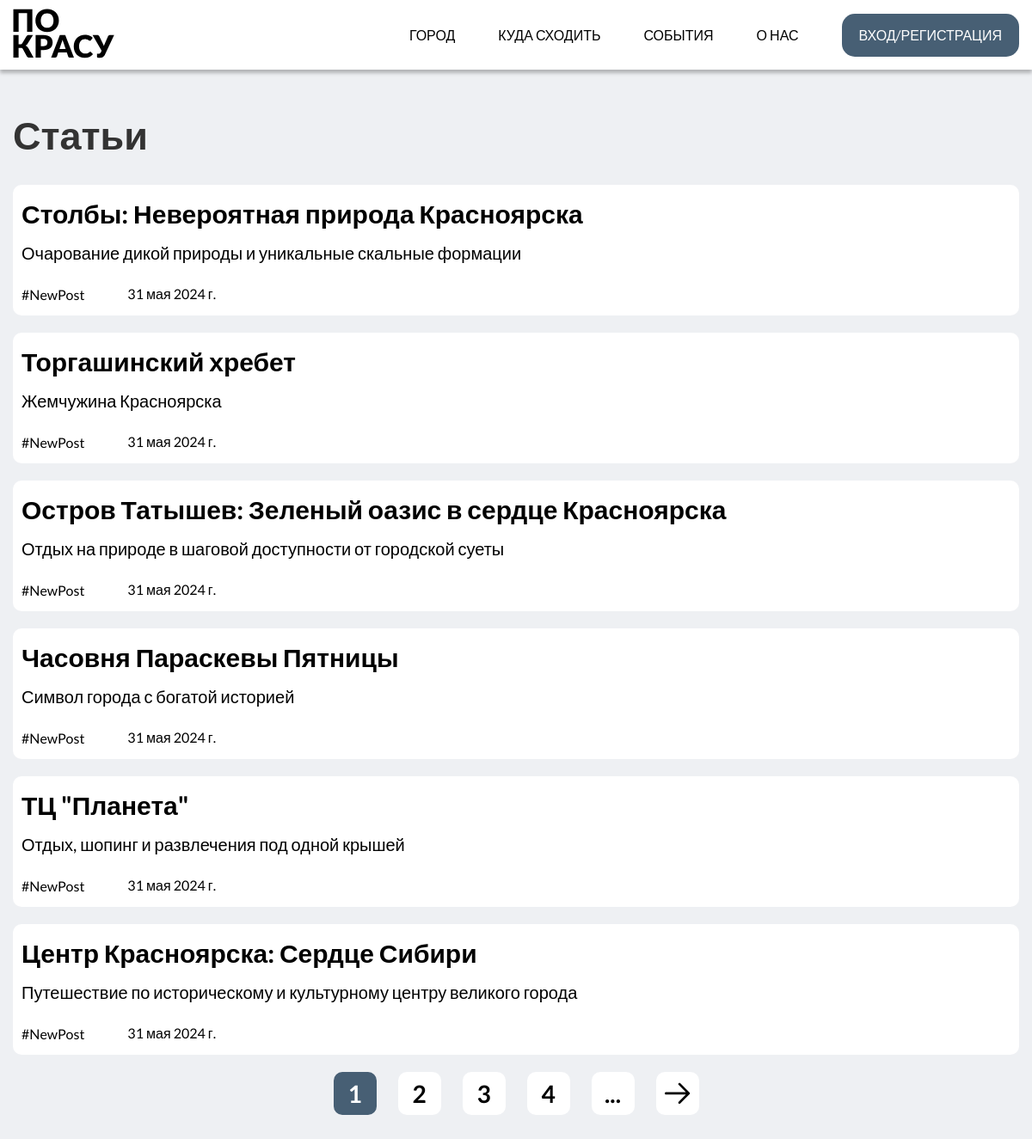
The app's page /articles/ with its own data.
### articles/models.py (models this page shows, shortened)
class Article(models.Model):
    id = models.AutoField(primary_key=True)
    title = models.CharField('Заголовок', max_length=200)
    subtitle = models.CharField('Подзаголовок', max_length=200)
    content = models.TextField('Текст статьи')
    date = models.DateField('Дата публикации', default=timezone.now)
    author = models.ForeignKey(User, on_delete=models.DO_NOTHING, null=True, blank=True)
    picture = models.ImageField(upload_to='articles/', null=True, blank=True)
    class Meta:
        verbose_name = 'Статья'
        verbose_name_plural = 'Статьи'

### articles/views.py (the view)
# urls.py: path('', views.index, name='articles'),
def index(request):
    articles = Article.objects.order_by('-date')
    return render(request, 'articles/articles_home.html', {'articles': articles})

### articles/templates/articles/articles_home.html (shortened to what this page needs)
{% load static %}
<!DOCTYPE html>
<html lang="ru">
<head>
    <link rel="stylesheet" href="{% static 'articles/css/style.css' %}">
</head>
<body>
    <header>
        <div class="wrapper">
            <div class="header">
                <a href="{% url 'main_page' %}"><img src="{% static 'main_page/img/logo.svg' %}" alt=""></a>
                <ul class="nav_menu">
                    <li><a href="{% url 'main_page' %}">Город</a></li>
                    <li><a href="{% url 'restaurants' %}">Куда сходить</a></li>
                    <li><a href="{% url 'articles' %}">События</a></li>
                    <li><a href="">О нас</a></li>
                    {% if user.is_authenticated %}
                        <li><a class="login_btn" href="{% url 'profile' %}">Профиль</a></li>
                    {% else %}
                        <li><a class="login_btn" href="{% url 'login' %}">Вход/Регистрация </a></li>
                    {% endif %}
                </ul>
            </div>
        </div>
    </header>
    <section id="blog">
        <div class="wrapper">
            <div class="blog_header">
                <h2>Статьи</h2>
            </div>
            <div class="blog">
                {% for el in articles %}
                    <a href="/articles/{{ el.id }}" class="post">
                    <h4>{{ el.title }}</h4>
                    <p>{{ el.subtitle }}</p>
                    <div class="post_footer">
                        <span class="teg">
                            #NewPost
                        </span>
                        <span class="date">
                            {{ el.date}}
                        </span>
                    </div>
                </a>
                {% endfor %}
                <div class="croshka">
                    <button class="active_btn">1</button>
                    <button>2</button>
                    <button>3</button>
                    <button>4</button>
                    <button>...</button>
                    <button><img src="{% static 'articles/img/arrow_right.svg' %}" alt=""></button>
                </div>
            </div>
        </div>
    </section>
</body>
</html>

### articles/static/articles/css/style.css (style rules this page uses)
* { margin: 0; padding: 0; box-sizing: border-box; text-decoration: none; list-style: none; outline: none; font-family: "Lato", sans-serif; }
body { background-color: #fff; color: #333; }
.wrapper { width: 100%; max-width: 1170px; margin: 0 auto; }
header { z-index: 999; width: 100%; padding: 10px 0; position: fixed; background: #FFFFFF; box-shadow: 0px 4px 4px rgba(0, 0, 0, 0.25); }
.header { display: flex; align-items: center; justify-content: space-between; }
.header ul { display: flex; align-items: center; gap: 50px; }
.login_btn { width: 100%; height: 50px; display: flex; align-items: center; justify-content: center; color: #fff !important; font-size: 24px; border-radius: 15px; background: #475F74; padding: 0 20px; }
.header ul li a { display: flex; align-items: center; font-size: 16px; font-weight: 500; text-transform: uppercase; color: #000; gap: 5px; }
h2 { font-size: 45px; font-weight: 700; margin-bottom: 20px; }
#catalog, #blog { padding: 130px 0 150px; background: #EEF0F3; min-height: 100vh; }
.croshka { display: flex; align-items: center; gap: 25px; justify-content: center; }
.croshka button { width: 50px; height: 50px; display: flex; align-items: center; justify-content: center; background: #fff; border-radius: 10px; color: #000; border: none; outline: none; cursor: pointer; font-size: 28px; font-weight: 600; }
.croshka .active_btn { background: #475F74; color: #fff; }
.blog_header { margin-bottom: 30px; }
.blog_header h2 { margin-bottom: 10px; }
.blog { display: flex; flex-direction: column; gap: 20px; }
.post { width: 100%; max-height: 230px; background: #fff; border-radius: 10px; padding: 15px 10px; color: #000; display: flex; flex-direction: column; gap: 15px; }
.post h4 { font-size: 30px; font-weight: bold; line-height: normal; }
.post p { font-size: 20px; font-weight: 400; width: 80%; }
.post_footer { display: flex; align-items: center; gap: 50px; margin-top: 10px; }

### records on screen
Article: title "Столбы: Невероятная природа Красноярска", subtitle "Очарование дикой природы и уникальные скальные формации", date "31 мая 2024 г."
Article: title "Торгашинский хребет", subtitle "Жемчужина Красноярска", date "31 мая 2024 г."
Article: title "Остров Татышев: Зеленый оазис в сердце Красноярска", subtitle "Отдых на природе в шаговой доступности от городской суеты", date "31 мая 2024 г."
Article: title "Часовня Параскевы Пятницы", subtitle "Символ города с богатой историей", date "31 мая 2024 г."
Article: title "ТЦ \"Планета\"", subtitle "Отдых, шопинг и развлечения под одной крышей", date "31 мая 2024 г."
Article: title "Центр Красноярска: Сердце Сибири", subtitle "Путешествие по историческому и культурному центру великого города", date "31 мая 2024 г."
